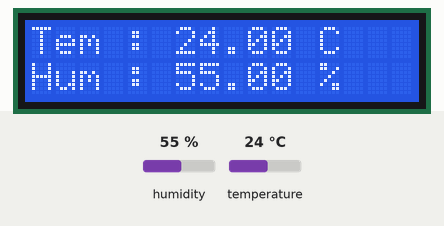
The sketch below on a simulated Arduino Uno, built with avr-gcc and run on an emulated ATmega328P. Parts: 16×2 character LCD. The inputs (shaded band) are chosen by the test bench; at power-on: temperature 24 °C, humidity 55 %. What the sketch prints to the serial monitor is not drawn.

Above: at 11.2 s.
11.3 s: temperature set to 12 °C
At 12.6 s:
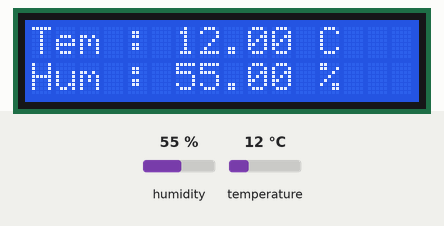
13.8 s: humidity set to 22 %
At 15.2 s:
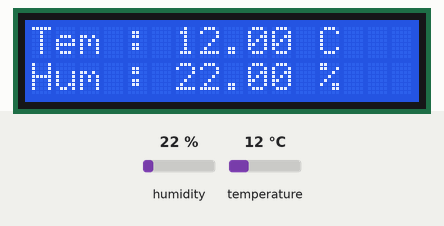
16.3 s: temperature set to 19 °C
At 19.2 s:
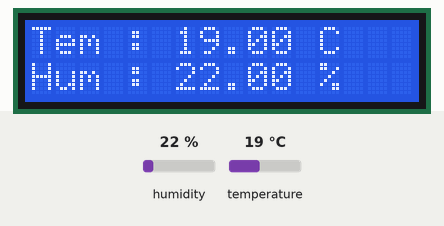
19.7 s: humidity set to 40 %
At 20.6 s:
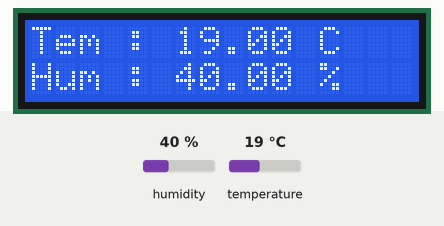
Timing chart, 0 to 22.7 s (numbered marks = the images above; inputs shaded):
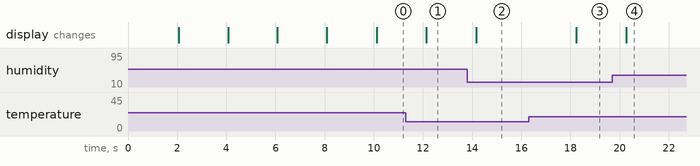

The sketch:

Dht11.ino
```cpp
#include <dht.h>
dht DHT;
#define DHT11_PIN 8
#include <LiquidCrystal.h>
const int rs = 12, en = 11, d4 = 5, d5 = 4, d6 = 3, d7 = 2;
LiquidCrystal lcd(rs, en, d4, d5, d6, d7);

void setup(){
 Serial.begin(9600);
 lcd.begin(16, 2);
 // Print a message to the LCD.
 lcd.print("Cargando");
 delay(2000);
 lcd.clear();
 lcd.print("Cargando..");
 delay(2000);
 lcd.clear();
 lcd.print("Cargando....");
 delay(2000);
 lcd.clear();
 lcd.print("Cargando......");
 delay(2000);
 lcd.clear(),
 lcd.setCursor(3, 0);
 lcd.print("Bienvenido");
 lcd.setCursor(0, 1);
 lcd.print("Llact Innovacion");
 delay(2000);
 lcd.clear();


}

void loop()
{
  DHT.read11(DHT11_PIN);

  //TEMPERATURA//
  lcd.setCursor(0, 0);
  lcd.print("Tem : ");
  lcd.setCursor(6, 0);
  lcd.print(DHT.temperature);
  lcd.setCursor(11, 0);
  lcd.print(" C");

   Serial.print(DHT.temperature,DEC);
  //HUMEDAD RELATIVA//
  lcd.setCursor(0, 1);
  lcd.print("Hum : ");
  lcd.setCursor(6, 1);
  lcd.print(DHT.humidity);
  lcd.setCursor(11, 1);
  lcd.print(" %");

  delay(2000);
}
```

Measured:
- after the input at 11.3 s, the display: changes after 0.84 s (image 1)
- after the input at 13.8 s, the display: changes after 0.37 s (image 2)
- after the input at 16.3 s, the display: changes after 1.9 s (image 3)
- after the input at 19.7 s, the display: changes after 0.56 s (image 4)
